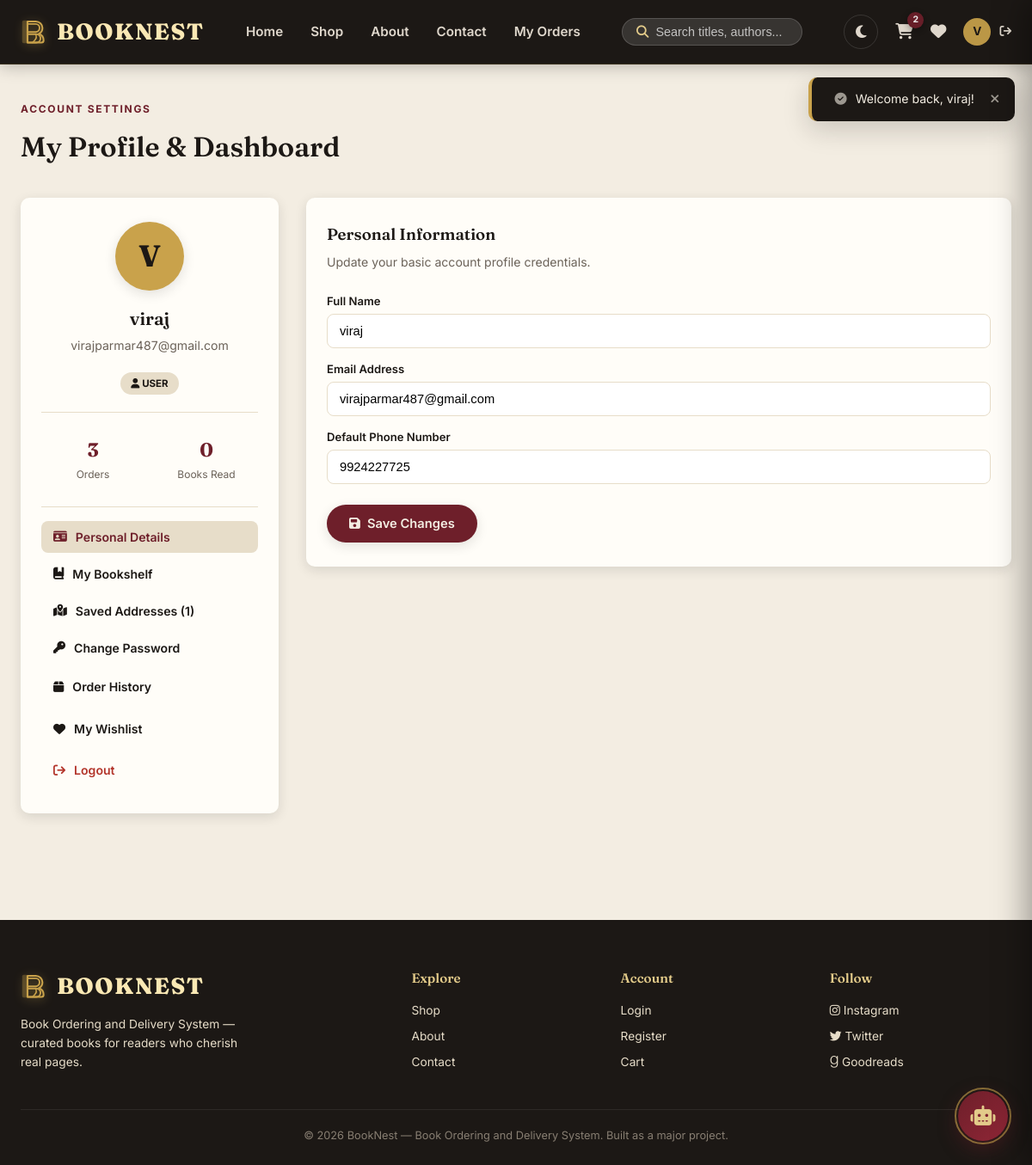
Screenshot of /profile.php (signed in) with the database file from the repository.
### tables this page shows
CREATE TABLE `users` (
  `id` int unsigned NOT NULL AUTO_INCREMENT,
  `name` varchar(100) NOT NULL,
  `email` varchar(150) NOT NULL,
  `phone` varchar(20) DEFAULT NULL,
  `address` varchar(500) DEFAULT NULL,
  `password` varchar(255) NOT NULL,
  `role` enum('user','admin') NOT NULL DEFAULT 'user',
  `created_at` timestamp NOT NULL DEFAULT CURRENT_TIMESTAMP,
  PRIMARY KEY (`id`),
  UNIQUE KEY `email` (`email`)
);

### includes/functions.php (called while the page is built, shortened)
<?php
function h($str) {
    return htmlspecialchars($str ?? '', ENT_QUOTES, 'UTF-8');
}

### profile.php (the view, shortened to what this page needs)
<?php
require_once 'config.php';
require_once 'includes/functions.php';
$user_id = $_SESSION['user_id'];
try {
    $pdo->query('SELECT phone, address FROM users LIMIT 1');
} catch (Exception $e) {
    $has_extra_cols = false;
    try {
        $pdo->exec('ALTER TABLE users ADD COLUMN phone VARCHAR(20) DEFAULT NULL AFTER email, ADD COLUMN address VARCHAR(500) DEFAULT NULL AFTER phone');
        $has_extra_cols = true;
    } catch (Exception $ignored) {}
}
$stmt = $pdo->prepare('SELECT * FROM users WHERE id = ?');
$stmt->execute([$user_id]);
$user = $stmt->fetch();
$active_tab = $_GET['tab'] ?? 'profile';
$addr_stmt = $pdo->prepare('SELECT * FROM user_addresses WHERE user_id = ? ORDER BY is_default DESC, id DESC');
$addr_stmt->execute([$user_id]);
$saved_addresses = $addr_stmt->fetchAll();
$shelf_stmt = $pdo->prepare('
    SELECT ub.*, b.title, b.author, b.cover_image, b.price
    FROM user_bookshelf ub
    JOIN books b ON b.id = ub.book_id
    WHERE ub.user_id = ?
    ORDER BY ub.updated_at DESC
');
$shelf_stmt->execute([$user_id]);
$bookshelf_items = $shelf_stmt->fetchAll();
$completed_books = array_values(array_filter($bookshelf_items, fn($b) => $b['status'] === 'completed'));
$completed_count = count($completed_books);
$order_count_stmt = $pdo->prepare('SELECT COUNT(*) FROM orders WHERE user_id = ?');
$order_count_stmt->execute([$user_id]);
$total_orders = (int) $order_count_stmt->fetchColumn();
require_once 'includes/header.php';
?>
<section style="padding-top:38px;">
  <div class="container">
    <div class="section-head reveal in">
      <div>
        <span class="eyebrow">Account Settings</span>
        <h2>My Profile & Dashboard</h2>
      </div>
    </div>
    <div class="profile-grid">
      <aside class="profile-card profile-header-card reveal in">
        <div class="profile-avatar-lg">
          <?= h(mb_strtoupper(mb_substr($user['name'], 0, 1))); ?>
        </div>
        <h3 class="profile-name"><?= h($user['name']); ?></h3>
        <div class="profile-email"><?= h($user['email']); ?></div>
        <span class="profile-badge <?= $user['role'] === 'admin' ? 'admin' : ''; ?>">
          <i class="fas <?= $user['role'] === 'admin' ? 'fa-shield-halved' : 'fa-user'; ?>"></i> <?= ucfirst($user['role']); ?>
        </span>
        <div class="profile-stats">
          <div class="profile-stat-box">
            <div class="profile-stat-val"><?= $total_orders; ?></div>
            <div class="profile-stat-lbl">Orders</div>
          </div>
          <div class="profile-stat-box">
            <div class="profile-stat-val"><?= $completed_count; ?></div>
            <div class="profile-stat-lbl">Books Read</div>
          </div>
        </div>
        <nav class="profile-nav">
          <button type="button" class="profile-tab-btn <?= $active_tab === 'profile' ? 'active' : ''; ?>" data-tab="tab-profile">
            <i class="fas fa-id-card"></i> Personal Details
          </button>
          <button type="button" class="profile-tab-btn <?= $active_tab === 'reading' ? 'active' : ''; ?>" data-tab="tab-reading">
            <i class="fas fa-book-bookmark"></i> My Bookshelf
          </button>
          <button type="button" class="profile-tab-btn <?= $active_tab === 'addresses' ? 'active' : ''; ?>" data-tab="tab-addresses">
            <i class="fas fa-map-location-dot"></i> Saved Addresses (<?= count($saved_addresses); ?>)
          </button>
          <button type="button" class="profile-tab-btn <?= $active_tab === 'password' ? 'active' : ''; ?>" data-tab="tab-password">
            <i class="fas fa-key"></i> Change Password
          </button>
          <a href="orders.php">
            <i class="fas fa-box"></i> Order History
          </a>
          <a href="wishlist.php">
            <i class="fas fa-heart"></i> My Wishlist
          </a>
          <a href="logout.php" style="color:var(--danger);">
            <i class="fas fa-arrow-right-from-bracket"></i> Logout
          </a>
        </nav>
      </aside>
      <main class="profile-card reveal in">
        <div id="tab-profile" class="tab-content <?= $active_tab === 'profile' ? 'active' : ''; ?>">
          <h3 style="margin-bottom:6px;">Personal Information</h3>
          <p style="color:#6b6259; font-size:.88rem; margin-bottom:24px;">Update your basic account profile credentials.</p>
          <form action="" method="post" class="admin-form">
            <label for="prof-name">Full Name</label>
            <input type="text" id="prof-name" name="name" required value="<?= h($user['name']); ?>" class="box">
            <label for="prof-email">Email Address</label>
            <input type="email" id="prof-email" name="email" required value="<?= h($user['email']); ?>" class="box">
            <label for="prof-phone">Default Phone Number</label>
            <input type="tel" id="prof-phone" name="phone" placeholder="e.g. 9876543210" value="<?= h($user['phone'] ?? ''); ?>" class="box">
            <button type="submit" name="update_profile" class="btn btn-primary" style="margin-top:10px;">
              <i class="fas fa-floppy-disk"></i> Save Changes
            </button>
          </form>
        </div>
      </main>
    </div>
  </div>
</section>
<?php require_once 'includes/footer.php'; ?>

### rows the page displays
users: name "V", name "viraj", email "virajparmar487@gmail.com", role "USER", phone "9924227725"

### other values shown
$cart_items_count "2"
mb_strtoupper(mb_substr($_SESSION['user_name'], 0, 1)) "V"
$total_orders "3"
$completed_count "0"
count($saved_addresses) "1"
